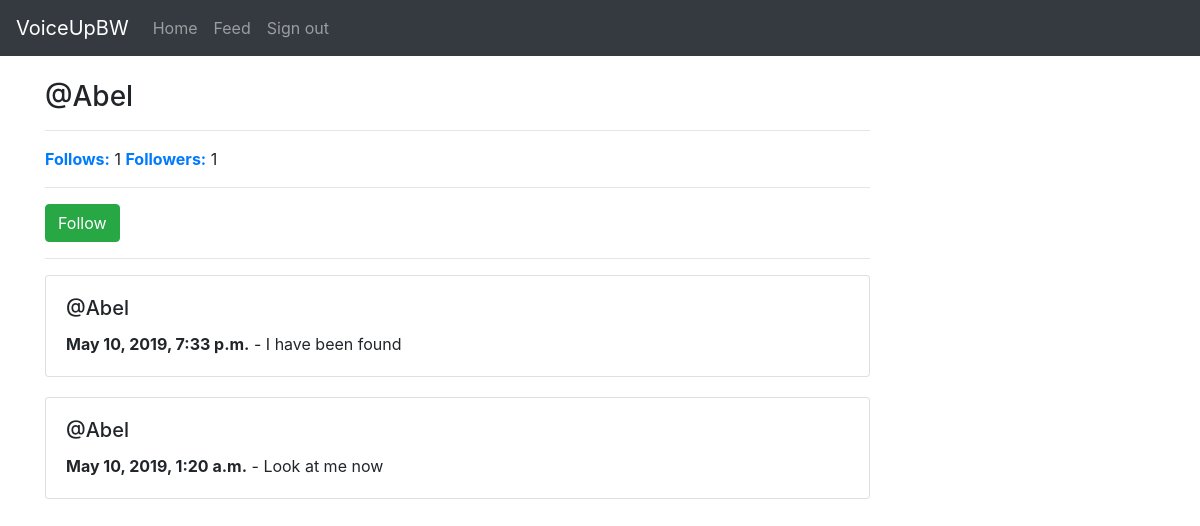
The page /Abel/ (signed in) on the database its author committed.
### voiceupprofile/models.py (models this page shows)
class VoiceUpProfile(models.Model):
    user = models.OneToOneField(User, on_delete=models.DO_NOTHING)
    district = models.CharField(max_length=100)
    isPolitician = models.BooleanField(default=False)
    follows = models.ManyToManyField('self', related_name='followed_by', symmetrical=False)

### voiceUpPost/models.py (models this page shows)
class VoiceUpPost(models.Model):
    user = models.ForeignKey(User, related_name='voiceuppost', on_delete=models.DO_NOTHING)
    body = models.CharField(max_length=255)
    created_at = models.DateTimeField(auto_now_add=True)
    class Meta:
        ordering = ('-created_at',)

### voiceupprofile/views.py (the view)
# urls.py: path('<str:username>/', views.profile, name="profile"),
@login_required
def profile(request, username):
    if request.user.is_authenticated:
        user = User.objects.get(username=username)
        if request.method == 'POST':
            form = VoiceUpPostForm(data=request.POST)
            if form.is_valid():
                voiceuppost = form.save(commit=False)
                voiceuppost.user = request.user
                voiceuppost.save()
                redirecturl = request.POST.get('redirect', '/')
                return redirect(redirecturl)
        else:
            form = VoiceUpPostForm()
        return render(request, 'profile.html', {'form': form, 'user': user})
    else:
        return redirect('/')

### voiceupprofile/templates/profile.html (shortened to what this page needs)
{% extends 'templates/base.html' %}
{% block main %}
    <div class="row">
      <div class="col-9">
        <h3>@{{ user.username }}</h3>
          <hr>
        <b><a href="/{{ user.username }}/follows/">Follows:</a></b> {{ user.voiceupprofile.follows.count }}
        <b><a href="/{{ user.username }}/followers/">Followers:</a></b> {{ user.voiceupprofile.followed_by.count }}
        {% ifnotequal request.user user %}
          <hr>
          {% if request.user.voiceupprofile in user.voiceupprofile.followed_by.all %}
            <a href="/{{ user.username }}/stopfollow/" class="btn btn-danger">Stop follow</a>
          {% else %}
            <a href="/{{ user.username }}/follow/" class="btn btn-success">Follow</a>
          {% endif %}
        {% endifnotequal %}
        <hr>
        {% if user.voiceuppost.all %}
          {% for post in user.voiceuppost.all %}
            <div class="card" style="margin-bottom: 20px;">
              <div class="card-body">
                <h5 class="card-title">@{{ post.user.username }}</h5>
                <p class="card-text"><b>{{ post.created_at }}</b> - {{ post.body }}</p>
              </div>
            </div>
          {% endfor %}
        {% else %}
          <p>No Posts yet!</p>
        {% endif %}
      </div>
      </div>
{% endblock %}

### rows shown on the page
VoiceUpPost: user.username "Abel", created_at "May 10, 2019, 7:33 p.m.", body "I have been found"
VoiceUpPost: user.username "Abel", created_at "May 10, 2019, 1:20 a.m.", body "Look at me now"

### other values the page prints
{{ user.username }} "Abel"
{{ user.voiceupprofile.follows.count }} "1"
{{ user.voiceupprofile.followed_by.count }} "1"
